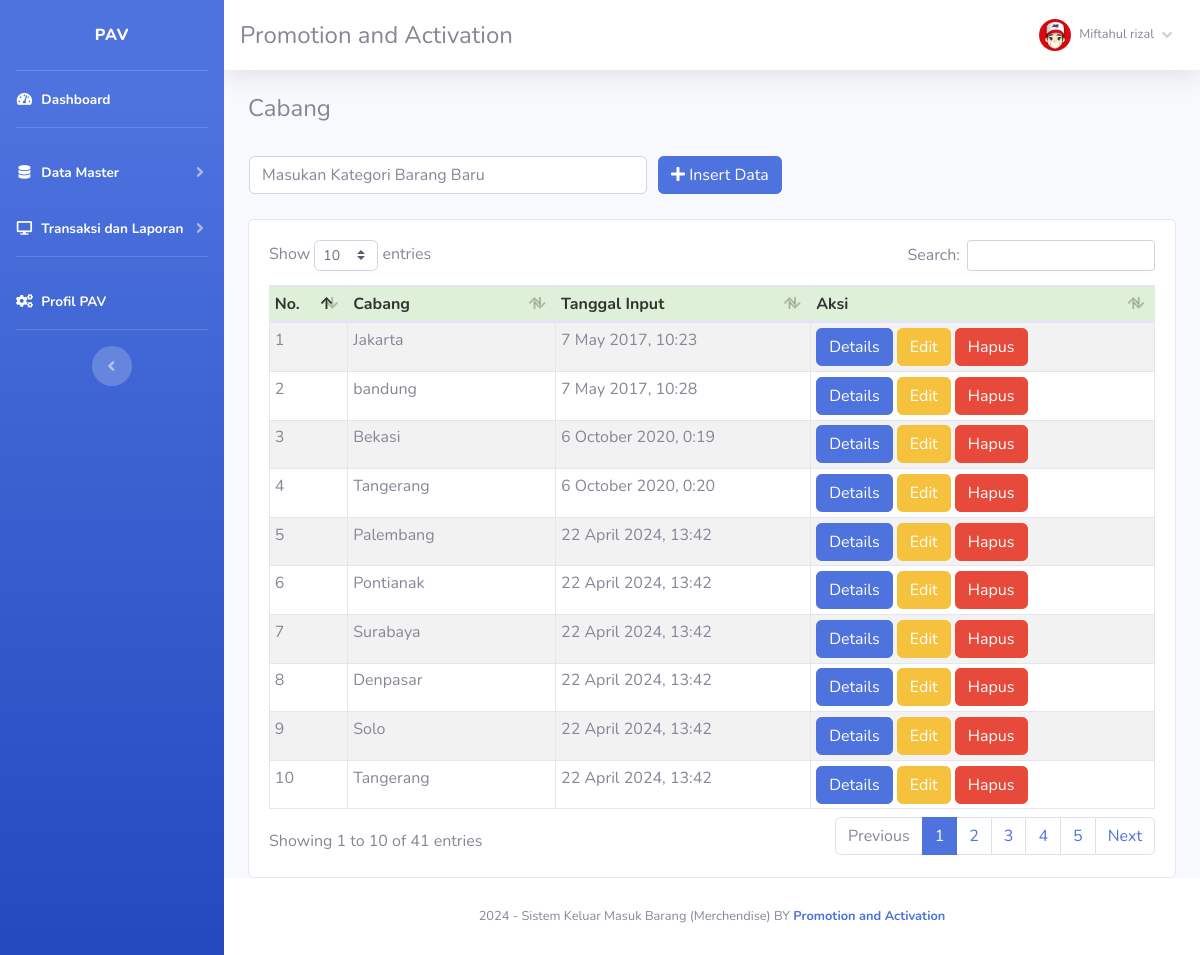
Screenshot of /index.php?page=kategori (signed in) with the database file from the repository.
### tables this page shows
CREATE TABLE `member` (
  `id_member` int(11) NOT NULL,
  `nm_member` varchar(255) NOT NULL,
  `alamat_member` text NOT NULL,
  `telepon` varchar(255) NOT NULL,
  `email` varchar(255) NOT NULL,
  `gambar` text NOT NULL,
  `NIK` text NOT NULL
);

CREATE TABLE `kategori` (
  `id_kategori` int(11) NOT NULL,
  `nama_kategori` varchar(255) NOT NULL,
  `tgl_input` varchar(255) NOT NULL
);

### fungsi/view/view.php (called while the page is built, shortened)
<?php
class view
{
    protected $db;
    public function __construct($db)
    {
        $this->db = $db;
    }
    public function member_edit($id)
    {
        $sql = "select member.*, login.*
                from member inner join login on member.id_member = login.id_member
                where member.id_member= ?";
        $row = $this-> db -> prepare($sql);
        $row -> execute(array($id));
        $hasil = $row -> fetch();
        return $hasil;
    }
    public function kategori()
    {
        $sql = "select*from kategori";
        $row = $this-> db -> prepare($sql);
        $row -> execute();
        $hasil = $row -> fetchAll();
        return $hasil;
    }
}

### admin/module/kategori/index.php (the view, shortened to what this page needs)
<h4>Cabang</h4>
<br />
<?php
	if(!empty($_GET['uid'])){
	$sql = "SELECT * FROM kategori WHERE id_kategori = ?";
	$row = $config->prepare($sql);
	$row->execute(array($_GET['uid']));
	$edit = $row->fetch();
?>
<form method="POST" action="fungsi/edit/edit.php?kategori=edit">
    <table>
        <tr>
            <td style="width:25pc;"><input type="text" class="form-control" value="<?= $edit['nama_kategori'];?>"
                    required name="kategori" placeholder="Masukan Cabang Baru">
                <input type="hidden" name="id" value="<?= $edit['id_kategori'];?>">
            </td>
            <td style="padding-left:10px;"><button id="tombol-simpan" class="btn btn-primary"><i class="fa fa-edit"></i>
                    Ubah Data</button></td>
        </tr>
    </table>
</form>
<?php }else{?>
<form method="POST" action="fungsi/tambah/tambah.php?kategori=tambah">
    <table>
        <tr>
            <td style="width:25pc;"><input type="text" class="form-control" required name="kategori"
                    placeholder="Masukan Kategori Barang Baru"></td>
            <td style="padding-left:10px;"><button id="tombol-simpan" class="btn btn-primary"><i class="fa fa-plus"></i>
                    Insert Data</button></td>
        </tr>
    </table>
</form>
<?php }?>
<br />
<div class="card card-body">
    <div class="table-responsive">
        <table class="table table-bordered table-striped table-sm" id="example1">
            <thead>
                <tr style="background:#DFF0D8;color:#333;">
                    <th>No.</th>
                    <th>Cabang</th>
                    <th>Tanggal Input</th>
                    <th>Aksi</th>
                </tr>
            </thead>
            <tbody>
                <?php
				$hasil = $lihat -> kategori();
				$no=1;
				foreach($hasil as $isi){
			?>
                <tr>
                    <td><?php echo $no;?></td>
                    <td><?php echo $isi['nama_kategori'];?></td>
                    <td><?php echo $isi['tgl_input'];?></td>
                    <td>
                        <a href="index.php?page=detail<?php echo $isi['id_barang'];?>"><button
                                        class="btn btn-primary btn-xs">Details</button></a>
                        <a href="index.php?page=kategori&uid=<?php echo $isi['id_kategori'];?>"><button
                                class="btn btn-warning">Edit</button></a>
                        <a href="fungsi/hapus/hapus.php?kategori=hapus&id=<?php echo $isi['id_kategori'];?>"
                            onclick="javascript:return confirm('Hapus Data Kategori ?');"><button
                                class="btn btn-danger">Hapus</button></a>
                    </td>
                </tr>
                <?php $no++; }?>
            </tbody>
        </table>
    </div>
</div>

### admin/template/sidebar.php (shortened to what this page needs)
<?php
    $id = $_SESSION['admin']['id_member'];
    $hasil_profil = $lihat -> member_edit($id);
?>
<ul class="navbar-nav bg-gradient-primary sidebar sidebar-dark accordion" id="accordionSidebar">
    <a class="sidebar-brand d-flex align-items-center justify-content-center" href="index.php">
        <div class="sidebar-brand-text mx-3">PAV<sup></sup></div>
    </a>
    <hr class="sidebar-divider my-0">
    <li class="nav-item active">
        <a class="nav-link" href="index.php">
            <i class="fas fa-fw fa-tachometer-alt"></i>
            <span>Dashboard</span></a>
    </li>
    <hr class="sidebar-divider">
    <li class="nav-item active">
        <a class="nav-link collapsed" href="#" data-toggle="collapse" data-target="#collapseTwo" aria-expanded="true"
            aria-controls="collapseTwo">
            <i class="fas fa-fw fa-database"></i>
            <span>Data Master</span>
        </a>
    </li>
    <li class="nav-item active">
        <a class="nav-link collapsed" href="#" data-toggle="collapse" data-target="#collapse3" aria-expanded="true"
            aria-controls="collapse3">
            <i class="fas fa-fw fa-desktop"></i>
            <span>Transaksi dan Laporan</span>
        </a>
    </li>
    <hr class="sidebar-divider">
    <li class="nav-item active">
        <a class="nav-link" href="index.php?page=pengaturan">
            <i class="fas fa-fw fa-cogs"></i>
            <span>Profil PAV</span></a>
    </li>
    <hr class="sidebar-divider d-none d-md-block">
    <div class="text-center d-none d-md-inline">
        <button class="rounded-circle border-0" id="sidebarToggle"></button>
    </div>
</ul>
<div id="content-wrapper" class="d-flex flex-column">
    <div id="content">
        <nav class="navbar navbar-expand navbar-light bg-white topbar mb-4 static-top shadow">
            <h4 class="d-lg-block d-none mt-2">Promotion and Activation</h4>
            <ul class="navbar-nav ml-auto">
                <li class="nav-item dropdown no-arrow">
                    <a class="nav-link dropdown-toggle" href="#" id="userDropdown" role="button" data-toggle="dropdown"
                        aria-haspopup="true" aria-expanded="false">
                        <img class="img-profile rounded-circle"
                            src="assets/img/user/<?php echo $hasil_profil['gambar'];?>">
                        <span
                            class="mr-2 d-none d-lg-inline text-gray-600 small ml-2"><?php echo $hasil_profil['nm_member'];?></span>
                        <i class="fas fa-angle-down"></i>
                    </a>
                </li>
            </ul>
        </nav>
        <div class="container-fluid">

### rows the page displays
kategori: nama_kategori "Jakarta", tgl_input "7 May 2017, 10:23"
kategori: nama_kategori "bandung", tgl_input "7 May 2017, 10:28"
kategori: nama_kategori "Bekasi", tgl_input "6 October 2020, 0:19"
kategori: nama_kategori "Tangerang", tgl_input "6 October 2020, 0:20"
kategori: nama_kategori "Palembang", tgl_input "22 April 2024, 13:42"
kategori: nama_kategori "Pontianak", tgl_input "22 April 2024, 13:42"
kategori: nama_kategori "Surabaya", tgl_input "22 April 2024, 13:42"
kategori: nama_kategori "Denpasar", tgl_input "22 April 2024, 13:42"
kategori: nama_kategori "Solo", tgl_input "22 April 2024, 13:42"
kategori: nama_kategori "Tangerang", tgl_input "22 April 2024, 13:42"

### other values shown
$hasil_profil['nm_member'] "Miftahul rizal"
